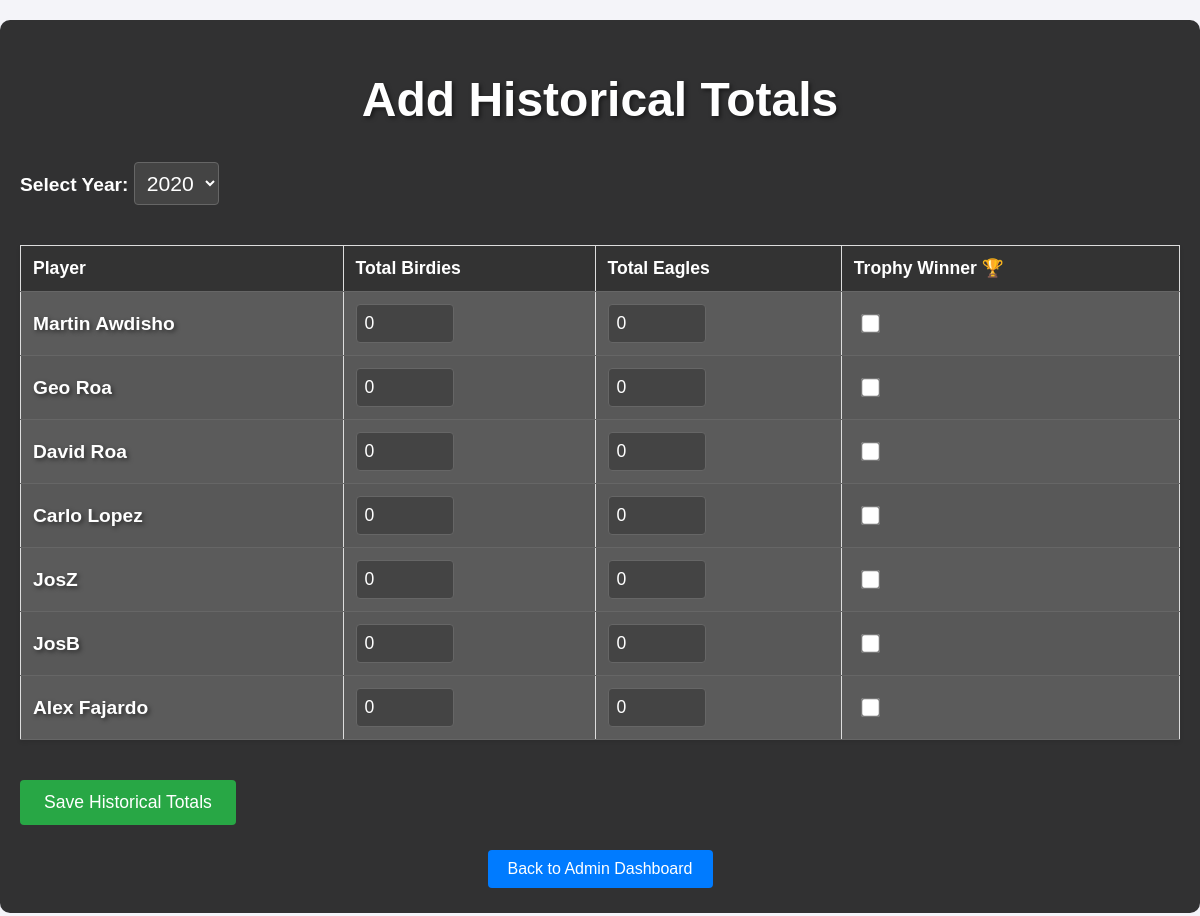
The app's page /add_historical_totals (signed in) with its own data.
### models.py (models this page shows, shortened)
class Player(db.Model):
    id = db.Column(db.Integer, primary_key=True)
    name = db.Column(db.String(100), nullable=False)
    has_trophy = db.Column(db.Boolean, default=False)
    permanent_emojis = db.Column(db.String(100), default='')
    birdies = db.relationship('Birdie', backref='player', lazy=True)

### routes.py (the view, shortened to what this page needs)
@bp.route("/add_historical_totals", methods=['GET', 'POST'])
@login_required
def add_historical_totals():
    current_year = datetime.now().year
    selected_year = 2024  # Default to 2024
    years = range(2020, current_year + 1)
    players = Player.query.all()
    return render_template('add_historical_totals.html',
        players=players,
        current_year=current_year,
        selected_year=selected_year,
        years=years)

### models.py (called while the page is built)
@login_manager.user_loader
def load_user(user_id):
    return User.query.get(int(user_id))

### templates/add_historical_totals.html (shortened to what this page needs)
<!DOCTYPE html>
<html lang="en">
<head>
    <link rel="stylesheet" href="{{ url_for('static', filename='styles.css') }}">
</head>
<body>
    <div class="admin-container">
        <h1>Add Historical Totals</h1>
        <form method="POST" action="{{ url_for('main.add_historical_totals') }}">
            <div class="year-select">
                <label for="year"><strong>Select Year:</strong></label>
                <select name="year" required>
                    {% for year in years %}
                        <option value="{{ year }}">{{ year }}</option>
                    {% endfor %}
                </select>
            </div>
            <table>
                <thead>
                    <tr>
                        <th>Player</th>
                        <th>Total Birdies</th>
                        <th>Total Eagles</th>
                        <th>Trophy Winner 🏆</th>
                    </tr>
                </thead>
                <tbody>
                    {% for player in players %}
                        {% set historical = player.historical_totals|selectattr('year', 'equalto', selected_year)|first %}
                        <tr>
                            <td class="player-name">{{ player.name }}</td>
                            <td>
                                <input type="number"
                                       name="birdies_{{ player.id }}"
                                       min="0"
                                       value="{{ historical.total_birdies if historical else 0 }}">
                            </td>
                            <td>
                                <input type="number"
                                       name="eagles_{{ player.id }}"
                                       min="0"
                                       value="{{ historical.total_eagles if historical else 0 }}">
                            </td>
                            <td>
                                <input type="checkbox"
                                       name="trophy_{{ player.id }}"
                                       {% if historical and historical.has_trophy %}checked{% endif %}>
                            </td>
                        </tr>
                    {% endfor %}
                </tbody>
            </table>
            <button type="submit" onclick="return confirm('Are you sure you want to update these totals?')">Save Historical Totals</button>
        </form>
        <div class="button-container">
            <a href="{{ url_for('main.admin_dashboard') }}" class="button">Back to Admin Dashboard</a>
        </div>
    </div>
</body>
</html>

### static/styles.css (style rules this page uses)
body { margin: 0; padding: 0; font-family: 'Arial', sans-serif; background-color: #f4f4f9; color: #333; font-family: Arial, sans-serif; }
h1 { font-size: 3em; margin-bottom: 20px; color: #4CAF50; text-align: center; }
.button-container { text-align: center; margin-top: 20px; }
.button { display: inline-block; padding: 10px 20px; margin: 5px; background-color: #4CAF50; color: white; text-decoration: none; border-radius: 5px; }
table { width: 100%; border-collapse: collapse; margin: 20px 0; background-color: #fff; box-shadow: 0 2px 4px rgba(0, 0, 0, 0.1); }
th { background-color: #4CAF50; color: white; padding: 12px; text-align: left; font-weight: bold; }
td { padding: 12px; border-bottom: 1px solid #ddd; }
tr:nth-child(even) { background-color: #f2f2f2; }
tr:nth-child(odd) { background-color: #ffffff; }
td, th { padding: 12px 15px; }
table, th, td { border: 1px solid #ddd; }
form { display: inline; }
input[type="text"], input[type="date"], select { padding: 8px; margin: 5px 0; border: 1px solid #ccc; border-radius: 4px; }
button { padding: 10px 20px; background-color: #4CAF50; color: white; border: none; border-radius: 5px; cursor: pointer; transition: background-color 0.3s; }

### templates/add_historical_totals.html (style rules this page uses)
.admin-container { background-color: rgba(0, 0, 0, 0.8); padding: 20px; border-radius: 10px; margin: 20px auto; max-width: 1200px; color: white; }
table { width: 100%; border-collapse: collapse; margin-top: 20px; background-color: rgba(0, 0, 0, 0.4); }
th, td { padding: 12px; text-align: left; border-bottom: 1px solid #666; color: white; font-size: 1.1em; }
th { background-color: #333; font-weight: bold; }
td { background-color: rgba(51, 51, 51, 0.8); }
.player-name { font-weight: bold; font-size: 1.2em; text-shadow: 2px 2px 4px rgba(0, 0, 0, 0.5); }
input[type="number"] { width: 80px; padding: 8px; border: 1px solid #666; border-radius: 4px; background-color: #444; color: white; font-size: 1em; }
input[type="checkbox"] { transform: scale(1.5); margin: 10px; }
select { font-size: 1.1em; padding: 8px; background-color: #444; color: white; border: 1px solid #666; border-radius: 4px; margin-bottom: 20px; }
button { background-color: #28a745; color: white; border: none; padding: 12px 24px; border-radius: 4px; cursor: pointer; margin-top: 20px; font-size: 1.1em; transition: background-color 0.3s; }
.button-container { margin-top: 20px; }
.button-container a { background-color: #007bff; color: white; text-decoration: none; padding: 10px 20px; border-radius: 4px; transition: background-color 0.3s; }
.year-select { margin-bottom: 20px; font-size: 1.2em; }
h1 { color: white; text-shadow: 2px 2px 4px rgba(0, 0, 0, 0.5); margin-bottom: 30px; }

### records on screen
Player: name "Martin Awdisho", total_birdies "0", total_eagles "0"
Player: name "Geo Roa", total_birdies "0", total_eagles "0"
Player: name "David Roa", total_birdies "0", total_eagles "0"
Player: name "Carlo Lopez", total_birdies "0", total_eagles "0"
Player: name "JosZ", total_birdies "0", total_eagles "0"
Player: name "JosB", total_birdies "0", total_eagles "0"
Player: name "Alex Fajardo", total_birdies "0", total_eagles "0"

### other values on screen
form field year "2020"
